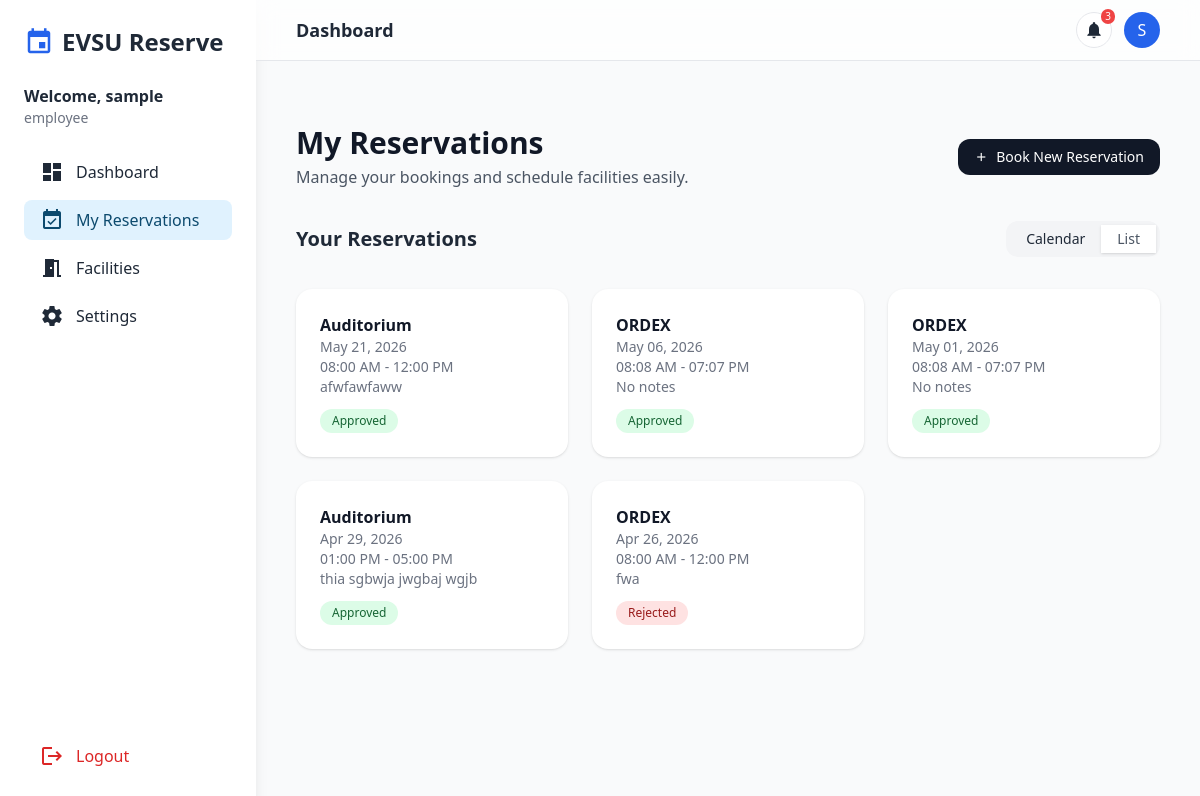
The app's page /my-reservations/ (signed in), older data.
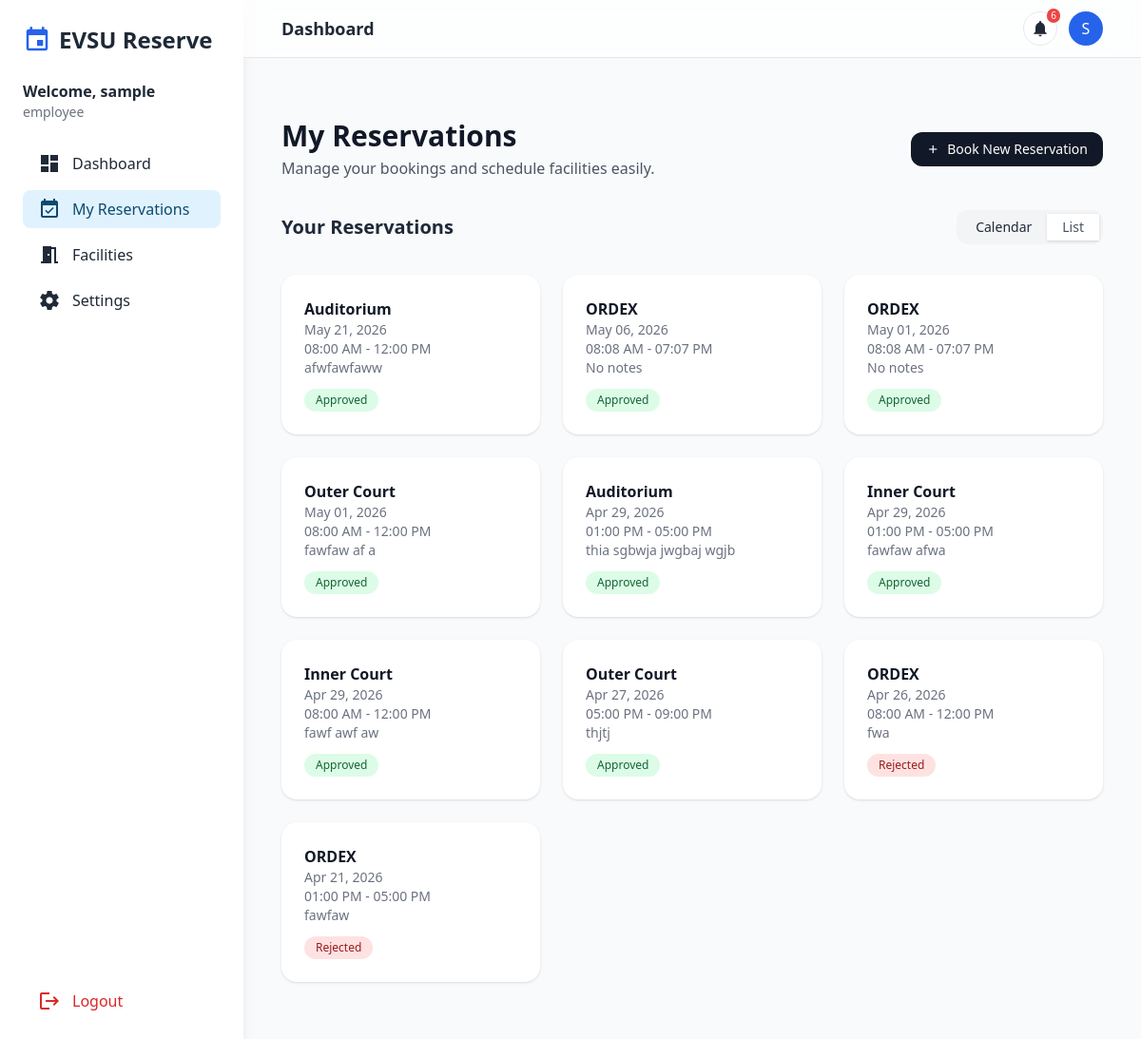
The same page, newer data.
### core/models.py (models this page shows, shortened)
class Reservation(models.Model):
    STATUS_CHOICES = [
        ('pending', 'Pending'),
        ('approved', 'Approved'),
        ('rejected', 'Rejected'),
    ]
    user = models.ForeignKey('core.User', on_delete=models.CASCADE, related_name='reservations')
    facility = models.ForeignKey(Facility, on_delete=models.CASCADE, related_name='reservations')
    date = models.DateField()
    start_time = models.TimeField()
    end_time = models.TimeField()
    status = models.CharField(max_length=10, choices=STATUS_CHOICES, default='pending')
    created_at = models.DateTimeField(auto_now_add=True)
    notes = models.TextField(blank=True)
    class Meta:
        constraints = [
            models.UniqueConstraint(
                fields=['facility', 'date', 'start_time', 'end_time'],
                name='unique_reservation'
            )
        ]
        ordering = ['-date', 'start_time']

class Facility(models.Model):
    name = models.CharField(max_length=100)
    description = models.TextField(blank=True)
    location = models.CharField(max_length=100, blank=True)
    capacity = models.PositiveIntegerField(null=True, blank=True)
    image = models.ImageField(
        upload_to='facilities/',
        blank=True,
        null=True,
        default='images/default.jpg'   # ✅ ADD THIS
    )
    is_active = models.BooleanField(default=True)

### core/views.py (the view)
# urls.py: path('my-reservations/', views.my_reservations, name='my_reservations'),
@login_required
def my_reservations(request):
    user = request.user
    today = timezone.now().date()
    reservations = (
        Reservation.objects
        .filter(user=user)
        .select_related('facility')
        .prefetch_related('equipments__equipment')  # 🔥 include equipment
        .order_by('-date', '-start_time')
    )
    for res in reservations:
        res.time_slot = f"{res.start_time.strftime('%I:%M %p')} - {res.end_time.strftime('%I:%M %p')}"
        res.equipment_list = [eq.equipment.name for eq in res.equipments.all()]
    facilities = Facility.objects.filter(is_active=True)
    context = {
        'reservations': reservations,
        'facilities': facilities,
    }
    return render(request, 'user/my_reservations.html', context)

### core/context_processors.py (called while the page is built)
def notifications(request):
    if request.user.is_authenticated:
        count = Notification.objects.filter(user=request.user, is_read=False).count()
    else:
        count = 0
    return {
        'unread_notifications_count': count
    }

### templates/user/my_reservations.html (shortened to what this page needs)
{% extends 'user/base.html' %}
{% load widget_tweaks %}
{% block content %}
<div class="max-w-7xl mx-auto py-6 space-y-8">
    <div class="flex flex-col md:flex-row md:justify-between md:items-center">
        <div>
            <h2 class="text-3xl font-bold text-gray-900">My Reservations</h2>
            <p class="text-gray-600 mt-1">
                Manage your bookings and schedule facilities easily.
            </p>
        </div>
        <a href="{% url 'facilities' %}"
           class="flex items-center gap-2 bg-gray-900 text-white px-4 py-2 rounded-xl text-sm hover:bg-gray-800 transition">
            <span class="material-icons text-sm">add</span>
            Book New Reservation
        </a>
    </div>
    <div class="flex items-center justify-between">
        <h3 class="text-xl font-semibold">Your Reservations</h3>
        <div class="flex bg-gray-100 p-1 rounded-xl">
            <button onclick="showView('calendar')" id="btnCalendar"
                class="px-4 py-1 text-sm rounded-lg bg-white shadow">
                Calendar
            </button>
            <button onclick="showView('list')" id="btnList"
                class="px-4 py-1 text-sm text-gray-600">
                List
            </button>
        </div>
    </div>
    <div id="listView" class="grid grid-cols-1 md:grid-cols-2 lg:grid-cols-3 gap-6">
        {% for res in reservations %}
        <div class="bg-white shadow rounded-2xl p-6 hover:shadow-lg transition">
            <h4 class="font-semibold text-gray-900">{{ res.facility.name }}</h4>
            <p class="text-sm text-gray-500">{{ res.date|date:"M d, Y" }}</p>
            <p class="text-sm text-gray-500">{{ res.time_slot }}</p>
            <p class="text-sm text-gray-500">{{ res.notes|default:"No notes" }}</p>
            <span class="mt-3 inline-block px-3 py-1 text-xs rounded-full
                {% if res.status == 'pending' %}bg-yellow-100 text-yellow-800
                {% elif res.status == 'approved' %}bg-green-100 text-green-800
                {% else %}bg-red-100 text-red-800{% endif %}">
                {{ res.status|capfirst }}
            </span>
        </div>
        {% endfor %}
    </div>
</div>
{% endblock %}

### templates/user/base.html (shortened to what this page needs)
<!DOCTYPE html>
<html lang="en">
<head>
<script src="https://cdn.tailwindcss.com"></script>
</head>
<body class="font-sans text-gray-800 flex">
<aside class="hidden md:flex flex-col w-64 h-screen bg-white shadow-lg sticky top-0">
    <div class="p-6 flex flex-col h-full">
        <div class="mb-6 flex items-center gap-2">
            <span class="material-icons text-3xl text-blue-600">event</span>
            <h1 class="text-2xl font-bold">EVSU Reserve</h1>
        </div>
        <div class="mb-6">
            <p class="font-semibold">Welcome, {{ request.user.username }}</p>
            <p class="text-sm text-gray-500">{{ request.user.role }}</p>
        </div>
        <nav class="flex-1 space-y-2">
            <a href="{% url 'user_dashboard' %}" class="flex items-center gap-3 px-4 py-2 rounded-lg hover:bg-gray-100 {% if request.resolver_match.url_name == 'user_dashboard' %}active{% endif %}">
                <span class="material-icons">dashboard</span> Dashboard
            </a>
            <a href="{% url 'my_reservations' %}" class="flex items-center gap-3 px-4 py-2 rounded-lg hover:bg-gray-100 {% if request.resolver_match.url_name == 'my_reservations' %}active{% endif %}">
                <span class="material-icons">event_available</span> My Reservations
            </a>
            <a href="{% url 'facilities' %}" class="flex items-center gap-3 px-4 py-2 rounded-lg hover:bg-gray-100">
                <span class="material-icons">meeting_room</span> Facilities
            </a>
            <a href="#" class="flex items-center gap-3 px-4 py-2 rounded-lg hover:bg-gray-100">
                <span class="material-icons">settings</span> Settings
            </a>
        </nav>
        <button onclick="openLogoutModal()" class="mt-auto flex items-center gap-3 px-4 py-2 rounded-lg hover:bg-red-50 text-red-600">
            <span class="material-icons">logout</span> Logout
        </button>
    </div>
</aside>
<div class="flex-1 flex flex-col min-h-screen">
    <header class="sticky top-0 z-40 bg-white/70 border-b px-4 md:px-10 py-3 flex justify-between items-center">
        <h2 class="text-lg font-semibold text-gray-800">Dashboard</h2>
        <div class="flex items-center gap-3 relative">
            <button id="notifBtn" class="relative w-9 h-9 rounded-full bg-white border flex items-center justify-center">
                <span class="material-icons text-[20px]">notifications</span>
                {% if unread_notifications_count > 0 %}
                <span class="absolute -top-1 -right-1 text-[10px] bg-red-500 text-white rounded-full px-1">
                    {{ unread_notifications_count }}
                </span>
                {% endif %}
            </button>
            <div class="relative">
                <button id="profileBtn">
                    <div class="w-9 h-9 bg-blue-600 text-white rounded-full flex items-center justify-center">
                        {{ request.user.username|slice:":1"|upper }}
                    </div>
                </button>
            </div>
        </div>
    </header>
    <main class="flex-1 p-6 md:p-10 pb-[5rem]">
        {% block content %}{% endblock %}
    </main>
</div>
</body>
</html>

Row changes from the older to the newer data that the page shows:
added Reservation: facility.name "Outer Court", date "May 01, 2026", time_slot "08:00 AM - 12:00 PM", notes "fawfaw af a", status "Approved"
added Reservation: facility.name "Inner Court", date "Apr 29, 2026", time_slot "01:00 PM - 05:00 PM", notes "fawfaw afwa", status "Approved"
added Reservation: facility.name "Inner Court", date "Apr 29, 2026", time_slot "08:00 AM - 12:00 PM", notes "fawf awf aw", status "Approved"
added Reservation: facility.name "Outer Court", date "Apr 27, 2026", time_slot "05:00 PM - 09:00 PM", notes "thjtj", status "Approved"
added Reservation: facility.name "ORDEX", date "Apr 21, 2026", time_slot "01:00 PM - 05:00 PM", notes "fawfaw", status "Rejected"
Text that changed along with them:
{{ unread_notifications_count }}: "3" → "6"
